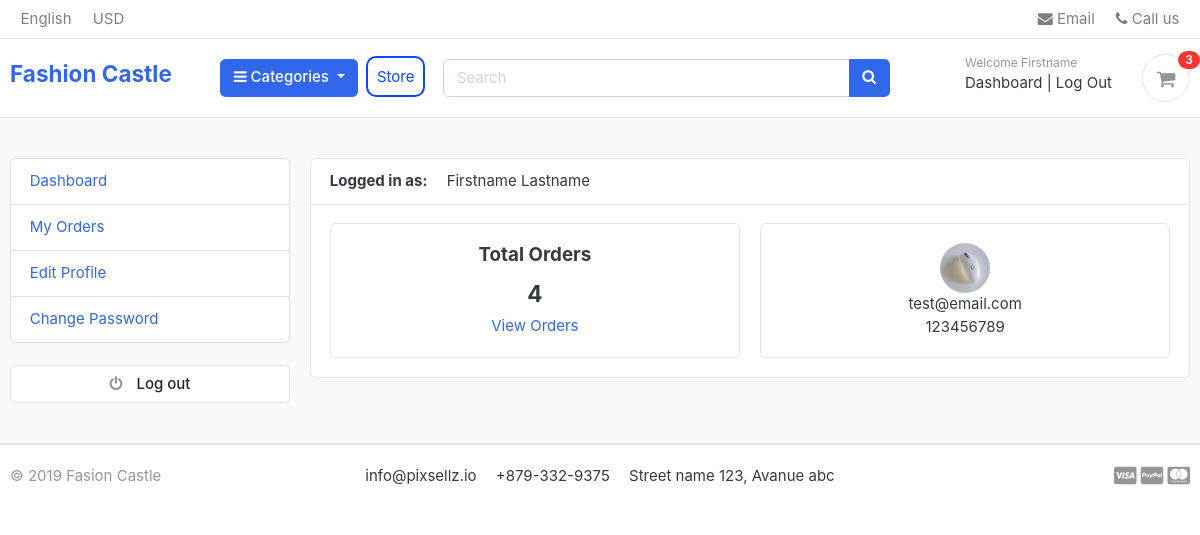
Page /accounts/dashboard (signed in) on the committed database.
### accounts/models.py (models this page shows, shortened)
class Account(AbstractBaseUser):
    first_name      = models.CharField(max_length=50)
    last_name       = models.CharField(max_length=50)
    username        = models.CharField(max_length=50, unique=True)
    email           = models.CharField(max_length=50, unique=True)
    phone_number    = models.CharField(max_length=20, blank=True)
    date_joined     = models.DateTimeField(auto_now_add=True)
    last_login      = models.DateTimeField(auto_now_add=True)
    is_admin        = models.BooleanField(default=False)
    is_staff        = models.BooleanField(default=False)
    is_active       = models.BooleanField(default=False)
    is_superadmin   = models.BooleanField(default=False)
    USERNAME_FIELD = 'email'
    REQUIRED_FIELDS = ['username', 'first_name', 'last_name']
    objects = MyAccountManager()
    def full_name(self):
        return f'{self.first_name} {self.last_name}'

class UserProfile(models.Model):
    user = models.OneToOneField(Account, on_delete=models.CASCADE)
    address_line_1 = models.CharField(max_length=200, blank=True)
    address_line_2 = models.CharField(max_length=200, blank=True)
    profile_picture = models.ImageField(blank=True, upload_to='userprofile')
    city = models.CharField(max_length=20, blank=True)
    state = models.CharField(max_length=20, blank=True)
    zip_code = models.CharField(max_length=20, blank=True)
    phone_numnber = models.CharField(max_length=20, blank=True)

### accounts/views.py (the view)
# urls.py: path('dashboard', views.dashboard, name='dashboard'),
@login_required(login_url='login')
def dashboard(request):
    orders = Order.objects.order_by('-created_at').filter(user_id=request.user.id, is_ordered=True)
    orders_count = orders.count()
    userprofile = UserProfile.objects.get(user_id=request.user.id)
    context = {
        'orders_count': orders_count,
        'userprofile': userprofile
        }
    return render(request, 'accounts/dashboard.html', context)

### carts/context_processors.py (called while the page is built)
def counter(request):
    cart_count = 0
    if 'admin' in request.path:
        return {}
    else:
        try:
            cart = Cart.objects.filter(cart_id=_cart_id(request))
            if request.user.is_authenticated:
                cart_items = CartItem.objects.all().filter(user=request.user)
            else:
                cart_items = CartItem.objects.all().filter(cart=cart[:1])
            for cart_item in cart_items:
                cart_count += cart_item.quantity
        except Cart.DoesNotExist:
            cart_count = 0
    return dict(cart_count=cart_count)

### carts/views.py (called while the page is built)
def _cart_id(request):
    cart = request.session.session_key
    if not cart:
        cart = request.session.create()
    return cart

### category/context_processors.py (called while the page is built)
def menu_links(request):
    links = Category.objects.all()
    return dict(links=links)

### category/models.py (called while the page is built)
    def get_url(self):
            return reverse('products_by_category', args=[self.slug])

### templates/accounts/dashboard.html (shortened to what this page needs)
{% extends  'base.html' %}
{% block content %}
    <section class="section-conten padding-y bg">
        <div class="container">
            <div class="row">
                {% include 'includes/dashboard_sidebar.html' %}
                <main class="col-md-9">
                    <article class="card">
                        <header class="card-header">
                            <strong class="d-inline-block mr-3">Logged in as:</strong>
                            <span>{{user.full_name}}</span>
                        </header>
                        <div class="card-body">
                            <div class="row">
                                <div class="col-md-6">
                                    <div class="card" style="text-align: center;">
                                        <div class="card-body">
                                            <h5 class="card-title">Total Orders</h5>
                                            <h4>{{ orders_count }}</h4>
                                            <a href="{% url 'my_orders' %}">View Orders</a>
                                        </div>
                                    </div>
                                </div>
                                <div class="col-md-6">
                                    <div class="card" style="text-align: center;">
                                        <div class="card-body">
                                            <img src="{{userprofile.profile_picture.url}}" alt="User Profile Picture" width="50" height="50" style="border-radius:50%;">
                                                <p class="mb-0">{{ user.email }}</p>
                                                <p>{{ user.phone_number }}</p>
                                            </div>
                                        </div>
                                    </div>
                                </div>
                            </div>
                        </article>
                    </main>
                </div>
            </div>
        </section>
    {% endblock %}

### templates/includes/navbar.html (shortened to what this page needs)
{% load static %}
<header class="section-header">
    <nav class="navbar navbar-sticky p-md-0 navbar-expand-sm navbar-light border-bottom">
        <div class="container">
            <div class="collapse navbar-collapse" id="navbarTop4">
                <ul class="navbar-nav mr-auto">
                    <li class="nav-item dropdown">
                        <a href="#" class="nav-link">
                            English
                        </a>
                    </li>
                    <li class="nav-item dropdown">
                        <a href="#" class="nav-link">
                            USD
                        </a>
                    </li>
                </ul>
                <ul class="navbar-nav">
                    <li>
                        <a href="#" class="nav-link">
                            <i class="fa fa-envelope"></i>
                            Email
                        </a>
                    </li>
                    <li>
                        <a href="#" class="nav-link">
                            <i class="fa fa-phone"></i>
                            Call us
                        </a>
                    </li>
                </ul>
            </div>
        </div>
    </nav>
    <section class="header-main border-bottom">
        <div class="container">
            <div class="row align-items-center">
                <div class="col-lg-2 col-md-3 col-6">
                    <a href="{% url 'home' %}" class="brand-wrap">
                        <h4>Fashion Castle</h4>
                    </a>
                </div>
                <div class="col-lg-3 col-sm-6 col-8 order-2 order-lg-3">
                    <div class="d-flex justify-content-end mb-3 mb-lg-0">
                        {% if user.id is None %}
                            <div class="widget-header">
                                <small class="title text-muted">Welcome guest</small>
                                <div>
                                    <a href="{% url 'login' %}">Sign in</a>
                                    <span class="dark-transp">
                                        |
                                    </span>
                                    <a href="{% url 'register' %}">
                                        Register</a>
                                </div>
                            </div>
                        {% else %}
                            <div class="widget-header">
                                <small class="title text-muted">Welcome
                                    {{ user.first_name | capfirst }}</small>
                                <div>
                                    <a href="{% url 'dashboard' %}">Dashboard</a>
                                    <span class="dark-transp">
                                        |
                                    </span>
                                    <a href="{% url 'logout' %}">Log Out</a>
                                </div>
                            </div>
                        {% endif %}
                        <a href="{% url 'cart' %}" class="widget-header cart-btn pl-3 ml-3">
                            <div class="icon icon-sm rounded-circle border">
                                <i class="fa fa-shopping-cart"></i>
                            </div>
                            <span class="badge badge-pill badge-primary notify">{{ cart_count }}</span>
                        </a>
                    </div>
                    </div>
                <div class="store-button">
                    <button type="button" class="btn btn-primary dropdown-toggle" data-toggle="dropdown">
                        <i class="fa fa-bars"></i>
                        Categories
                    </button>
                </div>
                <div class="store-parent">
                <a href="{% url 'store' %}" class="store" text-align="center" id="custom-btn-store">Store</a>
            </div>
                <div class="col-lg  col-md-6 col-sm-12 col-xs-12">
                    <form action="{% url 'search' %}" class="search">
                        <div class="input-group w-100">
                            <input type="text" class="form-control" style="width:60%;" placeholder="Search" name="keyword">
                                <div class="input-group-append">
                                    <button class="btn btn-primary" type="submit">
                                        <i class="fa fa-search"></i>
                                    </button>
                                </div>
                            </div>
                        </form>
                    </div>
                    </div>
                </div>
        </section>
    </header>

### static/css/ui.css (style rules this page uses)
html { font-family: "Inter", sans-serif; font-size: 15px; }
.icon-xs, .icon-sm, .icon-md, .icon-lg { display: inline-block; text-align: center; flex-shrink: 0; flex-grow: 0; }
.icon-sm { width: 48px; height: 48px; line-height: 48px !important; font-size: 20px; }
.padding-y { padding-top: 40px; padding-bottom: 40px; }
article:after, .form-group:after { display: block; clear: both; content: ""; }
.bg { background-color: #f8f9fa; }
p:last-child { margin-bottom: 0; }
.header-main { position: relative; padding-top: 1rem; padding-bottom: 1rem; }
.widget-header { display: inline-block; vertical-align: middle; position: relative; }
.widget-header a { color: #343a40; }
.widget-header i { color: #969696; }
.widget-header .title { display: block; }
.widget-header .notify { position: absolute; top: -3px; right: -10px; }
.notify { position: absolute; top: -4px; right: -10px; display: inline-block; padding: 0.25em 0.6em; font-size: 12px; line-height: 1; text-align: center; border-radius: 3rem; color: #fff; background-color: #fa3434; }

### fashioncastleback/static/css/custom.css (style rules this page uses)
.store { --color: rgba(0, 68, 255, 0.979); --hover: #3167eb; }
#custom-btn-store { text-align: center; margin: 0; color: var(--color); transition: 0.25s; -webkit-border-radius: 10px; -moz-border-radius: 10px; border-radius: 10px; background: none; border: 2px solid; font: inherit; line-height: 1; margin: 0.5em; padding: .6em; height: 10px; }
.store-parent { align-items: center; }

### rows in the picture
Account: first_name "Firstname", full_name "Firstname Lastname", email "test@email.com", phone_number "123456789"
UserProfile: profile_picture (picture)

### other values in the picture
{{ cart_count }} "3"
{{ orders_count }} "4"
